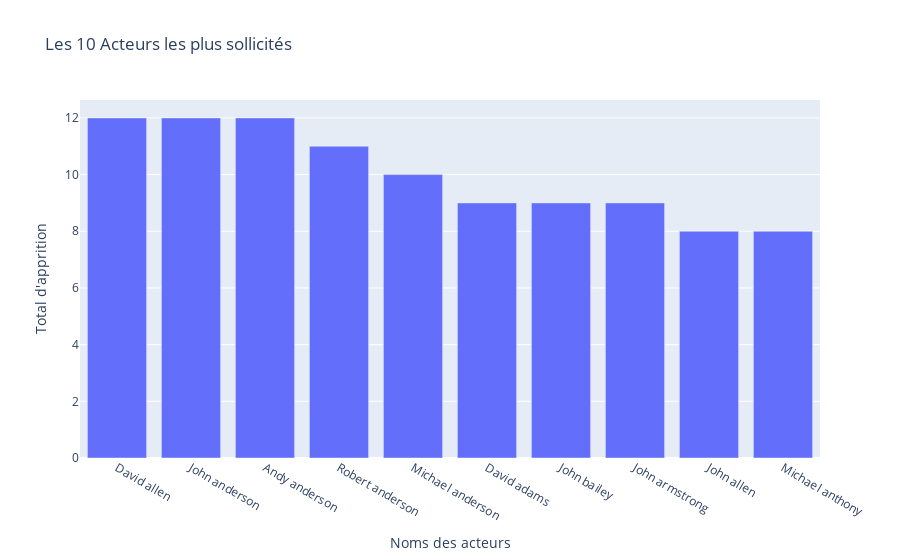

Source (notebook cell):
### Code cell
# Compter les occurrences de chaque profession
profession_counts = movies_cleaned_name_basics['primaryName'].value_counts().head(10)

# Convertir les valeurs en majuscules
profession_counts.index = profession_counts.index.str.capitalize()

# Créer un DataFrame à partir de la série
df_profession_counts = profession_counts.reset_index()
df_profession_counts.columns = ['Noms des acteurs', 'Total d\'apprition']
df_profession_counts['Noms des acteurs'] = df_profession_counts['Noms des acteurs'].str.replace('[','').str.replace(']','').str.replace("'",'')

# Créer le graphique avec Plotly Express
fig = px.bar(df_profession_counts, x='Noms des acteurs', y='Total d\'apprition', title='Les 10 Acteurs les plus sollicités')
fig.show()

### Figure 1 — Plotly figure (JSON) as saved in the notebook; plotly's stock layout.template omitted (floating-point values rounded to 4 significant figures)
{"data": [{"alignmentgroup": "True", "hovertemplate": "Noms des acteurs=%{x}<br>Total d'apprition=%{y}<extra></extra>", "legendgroup": "", "marker": {"color": "#636efa", "pattern": {"shape": ""}}, "name": "", "offsetgroup": "", "orientation": "v", "showlegend": false, "textposition": "auto", "type": "bar", "x": ["David allen", "John anderson", "Andy anderson", "Robert anderson", "Michael anderson", "David adams", "John bailey", "John armstrong", "John allen", "Michael anthony"], "xaxis": "x", "y": [12, 12, 12, 11, 10, 9, 9, 9, 8, 8], "yaxis": "y"}], "layout": {"barmode": "relative", "legend": {"tracegroupgap": 0}, "title": {"text": "Les 10 Acteurs les plus sollicités"}, "xaxis": {"anchor": "y", "domain": [0, 1], "title": {"text": "Noms des acteurs"}}, "yaxis": {"anchor": "x", "domain": [0, 1], "title": {"text": "Total d'apprition"}}}}
